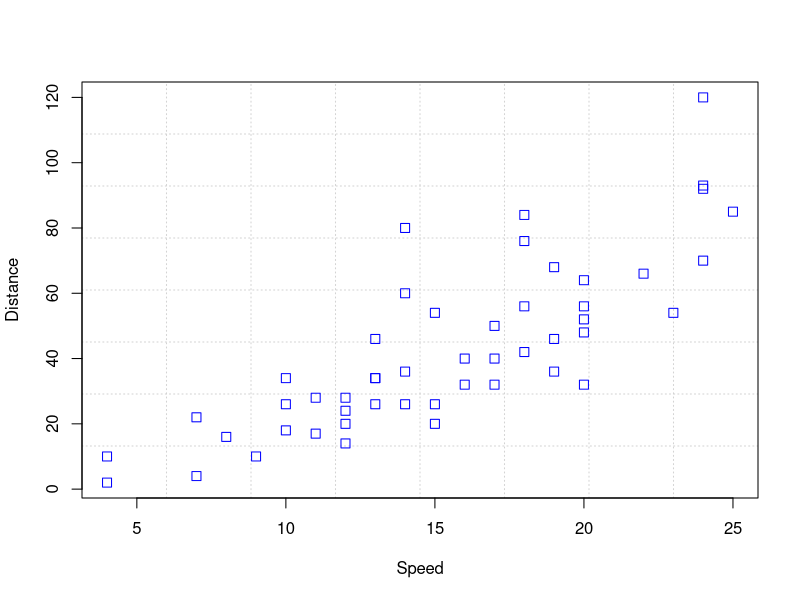
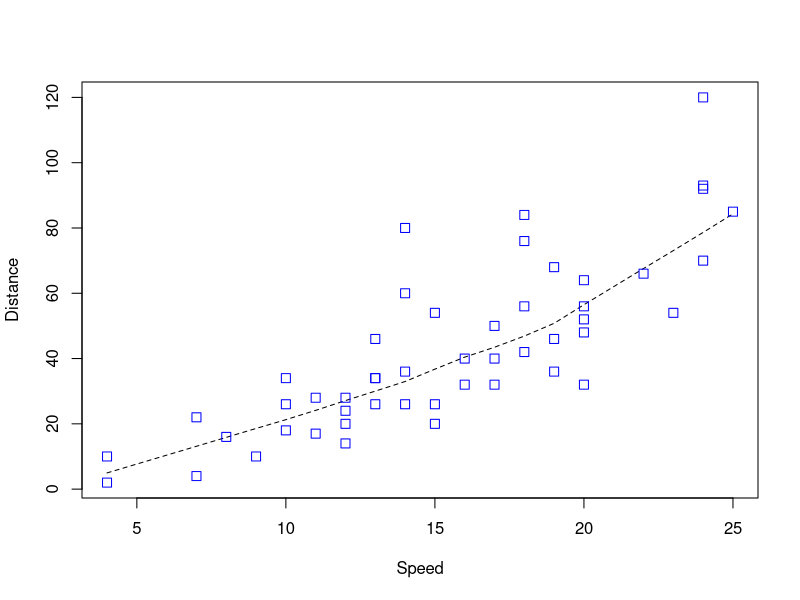
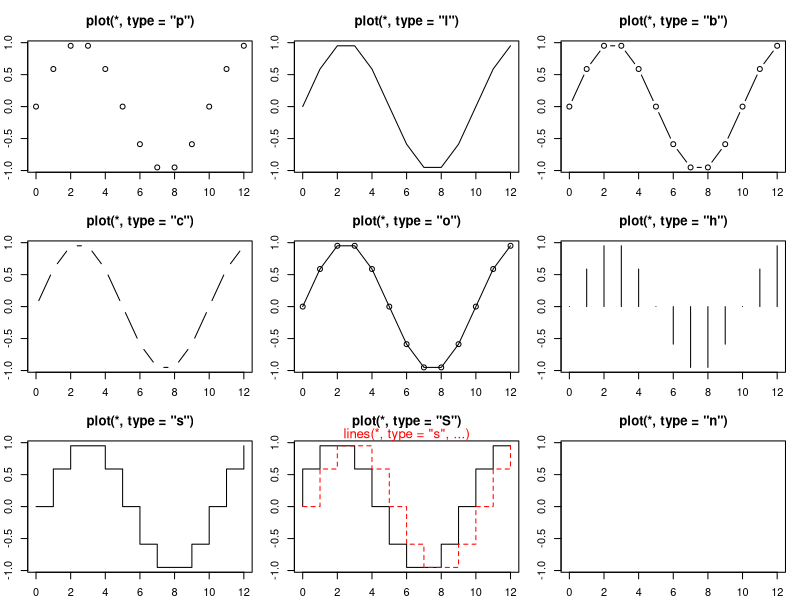
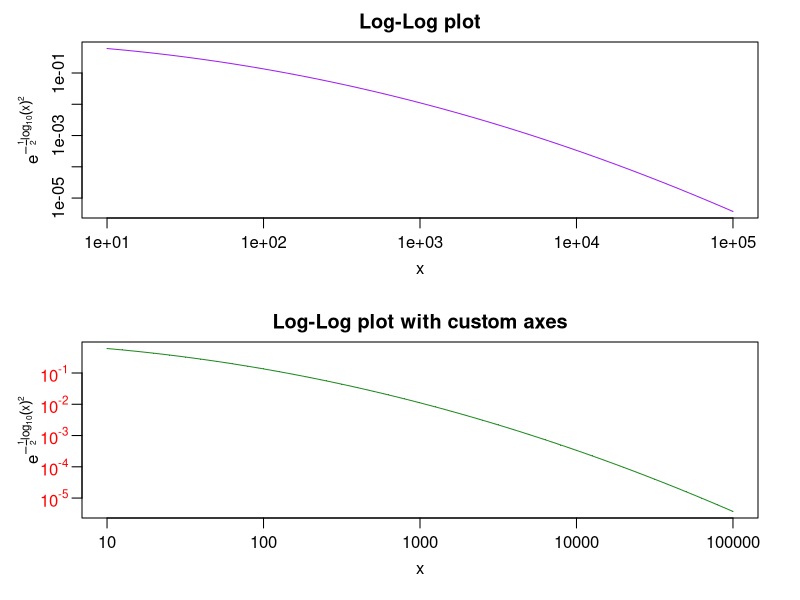
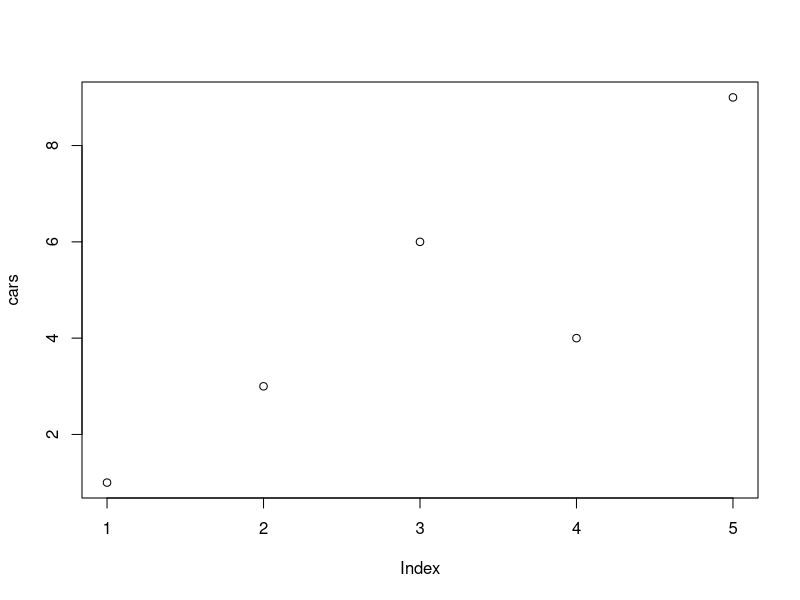
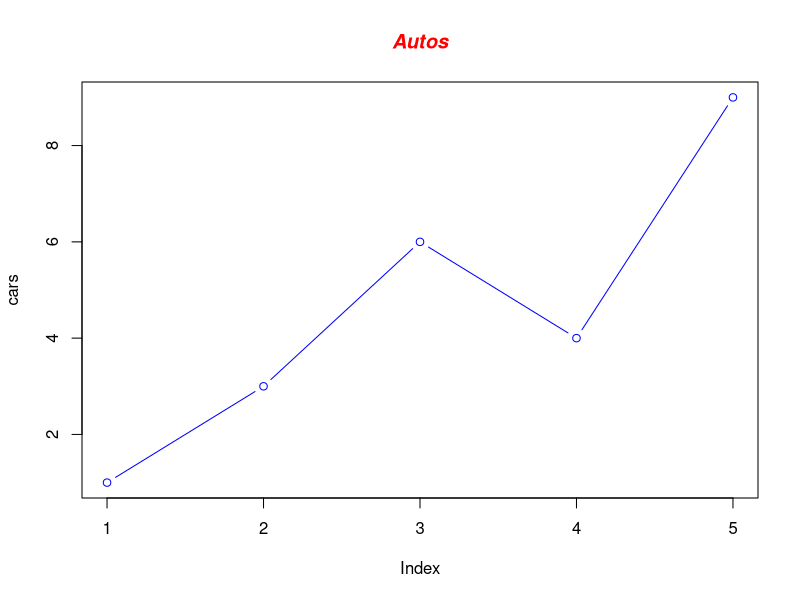
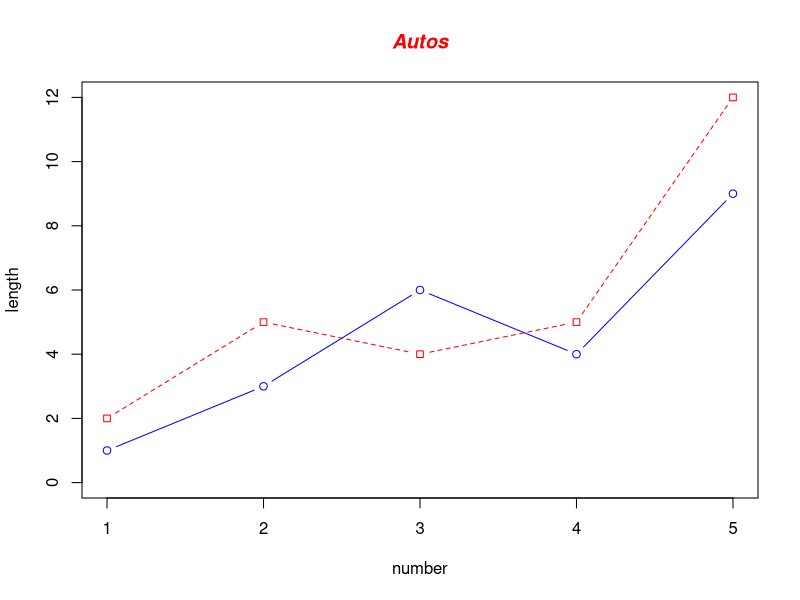
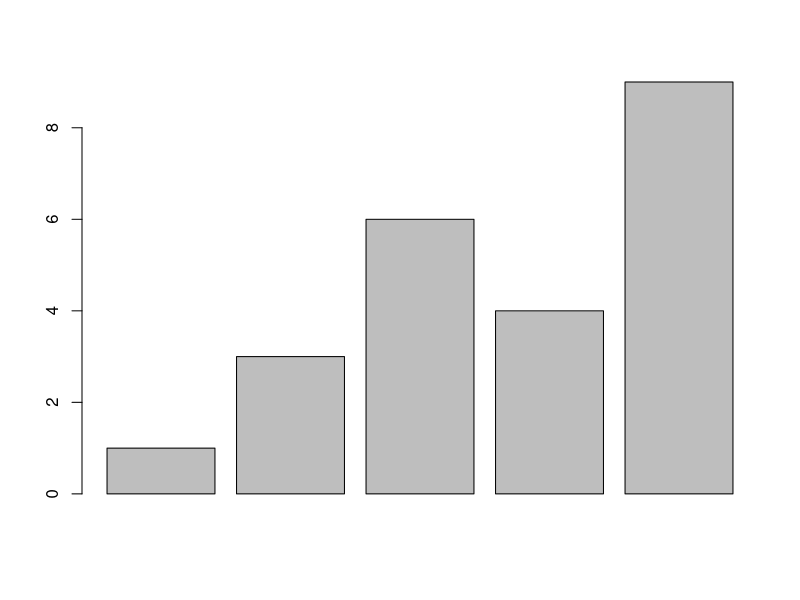

Here is the R script that generated these plots, in order: (Note: this script raises an error after producing the figures.)
example("plot")

# Example 1: Line Chart


# Define the cars vector with 5 values
cars <- c(1,3,6,4,9)


#Graph the cars vector with all defaults
plot(cars)

# Example 2 Adding line to plot
plot(cars, type="b", col="blue")

# Create a title with a red, bold/italic font
title(main="Autos", col.main="red", font.main=4)


# Define 2 vectors
cars <- c(1, 3, 6, 4, 9)
trucks <- c(2, 5, 4, 5, 12)

# Graph cars using a y axis that ranges from 0 to 12
plot(cars, type="b", col="blue", ylim=c(0,12), ylab = "length", xlab= "number")

# Graph trucks with red dashed line and square points
lines (trucks, type="b", pch=22, lty=2, col="red")

# Create a title with a red, bold/italic font
title(main="Autos", col.main="red", font.main=4)


# Define the cars vector with 5 values
cars <- c(1, 3, 6, 4, 9)

# Graph cars
barplot(cars)


# Define the suvs vector with 5 values
suvs <- c(4,4,6,6,16, 9,9,10,2,16,8)

# Create a histogram for suvs
hist(suvs)


# on strings
animals <-  factor(c("cat","dog","dog","cat","dog","bird"))

# Create a histogram for suvs
plot(animals) 

# Define cars vector with 5 values------------multiply by 360 after dividing by total value
#cars <- c(1, 3, 6, 4, 9)
cars <- c(4, 4, 4, 4, 9)

# Create a pie chart for cars
pie(cars)


data(iris)

iris_P1 <- ggplot(iris,
                  aes(Sepal.Length, Petal.Length, colour=Species)) + 
                  geom_point()


print(iris_P1 + labs(y="Petal length (cm)", x = "Sepal length (cm)") 
      + ggtitle("Petal and sepal length of iris_P1"))

# add text
iris_P1 + annotate("text", x = 6, y = 5, label = "text")



# highlight an area
iris_P1 + annotate("rect", xmin = 5, xmax = 7, ymin = 4, ymax = 6, alpha = .5)


# segment
iris_P1 + annotate("segment", x = 5, xend = 7, y = 4, yend = 5, colour = "black")

print(iris_P1)

plant_plot <- ggplot(PlantGrowth, aes(x=group, y=weight)) + 
  geom_point()
print(plant_plot)


data (PlantGrowth)

data(iris)
iris <- ggplot(iris, aes(Sepal.Length, Petal.Length, colour=Species)) + geom_point()
print(iris)

iris + theme(legend.position = "none")


data(iris)
iris <- ggplot(iris, aes(Sepal.Length, Petal.Length, colour=Species)) + geom_point()
iris<- iris + theme(legend.position = "top")
print(iris)


library(ggplot2)
data(iris)
iris_P1 <- ggplot(iris, aes(Sepal.Length, Petal.Length, colour=Species)) + geom_point()
print(iris)
iris_P1 <- iris_P1 + theme(legend.title = element_text(colour = "Blue", size = 10))
print(iris)
iris_P1 <- iris_P1 + theme(legend.text = element_text(colour = "red", size = 10))
print(iris_P1)


library(ggplot2)
data(iris)
iris_P1 <- ggplot(iris, aes(Sepal.Length, Petal.Length)) + geom_point()
print(iris_P1)


library(ggplot2)
data(iris)
iris_P1 <- ggplot(iris, aes(Sepal.Length, Petal.Length, colour  = Species)) + geom_point(shape = 1)
print(iris_P1)



library(ggplot2)
data(iris)
iris_P1 <- ggplot(iris, aes(Sepal.Length, Petal.Length, colour  = Species)) + 
  geom_point(shape = 1) +
  geom_smooth(method = lm)
print(iris_P1)


library(ggplot2)
data(iris)
iris <- ggplot(iris, aes(Sepal.Length, Petal.Length, colour  = Species)) + 
  geom_point(shape = 1) +
  geom_smooth(method = lm, se = FALSE)
print(iris)




